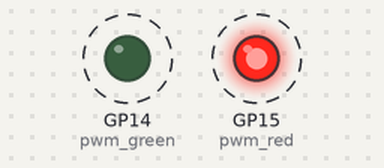
Bench run of a program on a simulated Raspberry Pi Pico running MicroPython. Parts: output pins drawn as LEDs (lit = HIGH). Dashed ring = blinking.

Above: at 0.05 s.
Timing chart, 0 to 3.0 s (numbered marks = the images above):
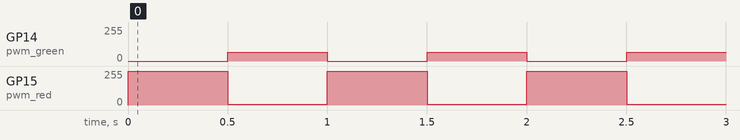

The program:

led_rg_pwm.py
```python
from machine import Pin, PWM
from time import sleep

# COLORS = [0xFF00, 0x00FF, 0x0FF0, 0xF00F]
COLORS = [0xFF00, 0x0440]

pwm_red = PWM(Pin(15))
pwm_green = PWM(Pin(14))

pwm_red.freq(1000)
pwm_green.freq(1000)

def scale_round(x, min_in, max_in, min_out, max_out):
    range_out = max_out - min_out
    range_in = max_in - min_in
    range_rate = range_out / range_in
    scale_x = (x - min_in) * range_rate
    return round(scale_x + min_out)

def set_color(color):
    red = scale_round(color >> 8, 0, 0xFF, 0, 0xFFFF)
    green = scale_round(color & 0xFF, 0, 0xFF, 0, 0xFFFF)
    pwm_red.duty_u16(red)
    pwm_green.duty_u16(green)


while True:
    for color in COLORS:
        set_color(color)
        sleep(0.5)
```

Measured:
- by itself, GP14 (pwm_green): alternates 64/255 for 0.50 s and 0/255 for 0.50 s
- by itself, GP15 (pwm_red): alternates 255/255 for 0.50 s and 4/255 for 0.50 s
